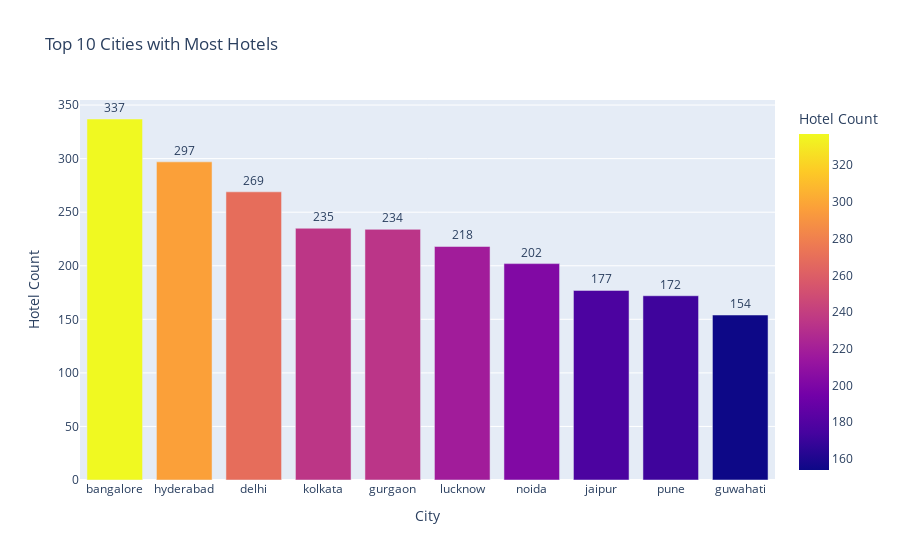

The notebook cell this image was saved under:
### Code cell
# 1. Top 10 Cities with Most Hotels
city_counts = df_hotels["City"].value_counts().head(10).reset_index()
city_counts.columns = ["City", "Hotel Count"]
fig1 = px.bar(city_counts, x="City", y="Hotel Count", title="Top 10 Cities with Most Hotels",
              text="Hotel Count", hover_data=["Hotel Count"], color="Hotel Count")
fig1.update_traces(textposition="outside")

### Figure 1 — Plotly figure (JSON) as saved in the notebook; plotly's stock layout.template omitted (floating-point values rounded to 4 significant figures)
{"data": [{"hovertemplate": "City=%{x}<br>Hotel Count=%{marker.color}<extra></extra>", "legendgroup": "", "marker": {"color": [337, 297, 269, 235, 234, 218, 202, 177, 172, 154], "coloraxis": "coloraxis", "pattern": {"shape": ""}}, "name": "", "orientation": "v", "showlegend": false, "text": [337.0, 297.0, 269.0, 235.0, 234.0, 218.0, 202.0, 177.0, 172.0, 154.0], "textposition": "outside", "type": "bar", "x": ["bangalore", "hyderabad", "delhi", "kolkata", "gurgaon", "lucknow", "noida", "jaipur", "pune", "guwahati"], "xaxis": "x", "y": [337, 297, 269, 235, 234, 218, 202, 177, 172, 154], "yaxis": "y"}], "layout": {"barmode": "relative", "coloraxis": {"colorbar": {"title": {"text": "Hotel Count"}}, "colorscale": [[0, "#0d0887"], [0.1111, "#46039f"], [0.2222, "#7201a8"], [0.3333, "#9c179e"], [0.4444, "#bd3786"], [0.5556, "#d8576b"], [0.6667, "#ed7953"], [0.7778, "#fb9f3a"], [0.8889, "#fdca26"], [1, "#f0f921"]]}, "legend": {"tracegroupgap": 0}, "title": {"text": "Top 10 Cities with Most Hotels"}, "xaxis": {"anchor": "y", "domain": [0, 1], "title": {"text": "City"}}, "yaxis": {"anchor": "x", "domain": [0, 1], "title": {"text": "Hotel Count"}}}}
